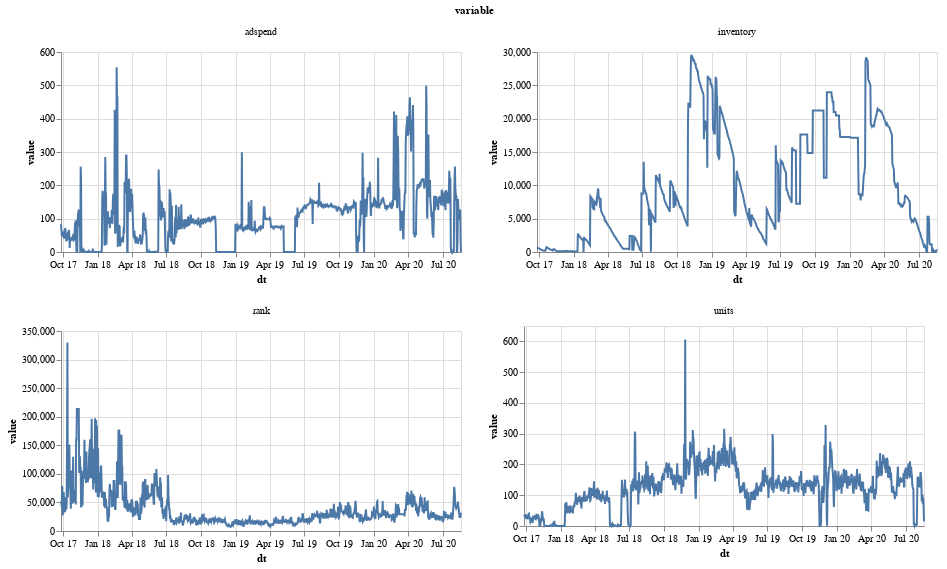

Notebook cell for this chart:
### Markdown cell above
### Sales Data

### Code cell
alt.Chart(pd.melt(sales_df, "dt")).mark_line() \
.encode(
    x = alt.X("dt:T", axis=alt.Axis(format="%b %y")),
    y = alt.Y("value:Q")
).properties(width=800 / 2, height=800 / 4) \
.facet(
    facet=alt.Facet("variable:N"),
    columns=2
).resolve_scale(y="independent", x="independent")

### Figure 1 — Vega-Lite specification as saved in the notebook (floating-point values rounded to 4 significant figures; data arrays with more than 128 entries replaced by an {"elided": "..."} marker saying what was removed)
{"$schema": "https://vega.github.io/schema/vega-lite/v4.8.1.json", "columns": 2, "config": {"view": {"continuousHeight": 300, "continuousWidth": 400}}, "data": {"name": "data-7de0142f4af531e0654d9f892a463cea"}, "datasets": {"data-7de0142f4af531e0654d9f892a463cea": {"elided": "4232 records"}}, "facet": {"field": "variable", "type": "nominal"}, "resolve": {"scale": {"x": "independent", "y": "independent"}}, "spec": {"encoding": {"x": {"axis": {"format": "%b %y"}, "field": "dt", "type": "temporal"}, "y": {"field": "value", "type": "quantitative"}}, "height": 200, "mark": "line", "width": 400}}
